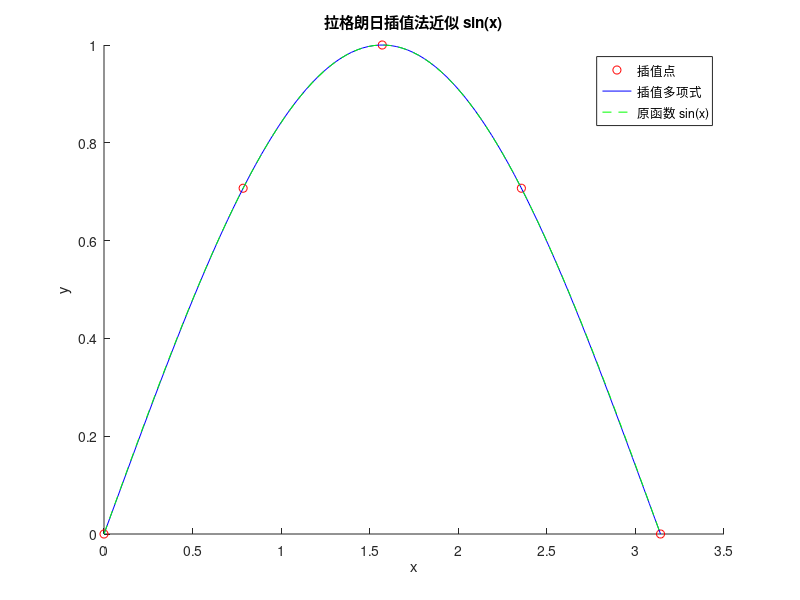

Recreate this plot in MATLAB.
function LagrangeInterpolation()
    n = 5; 
    x = linspace(0, pi, n); 
    y = sin(x); 
    x_interp = linspace(0, pi, 100); 
    y_interp = zeros(size(x_interp));
    for i = 1:length(x_interp)
        y_interp(i) = lagrange(x, y, x_interp(i));
    end
    figure;
    hold on;
    plot(x, y, 'ro'); 
    plot(x_interp, y_interp, 'b-');
    plot(x_interp, sin(x_interp), 'g--'); 
    hold off;
    xlabel('x');
    ylabel('y');
    legend('插值点','插值多项式','原函数 sin(x)');
    title('拉格朗日插值法近似 sin(x)');
end
function L = lagrange(x, y, xi)
    n = length(x);
    L = 0;
    for i = 1:n
        Li = 1;
        for j = 1:n
            if j ~= i
                Li = Li * (xi - x(j)) / (x(i) - x(j));
            end
        end
        L = L + y(i) * Li;
    end
end